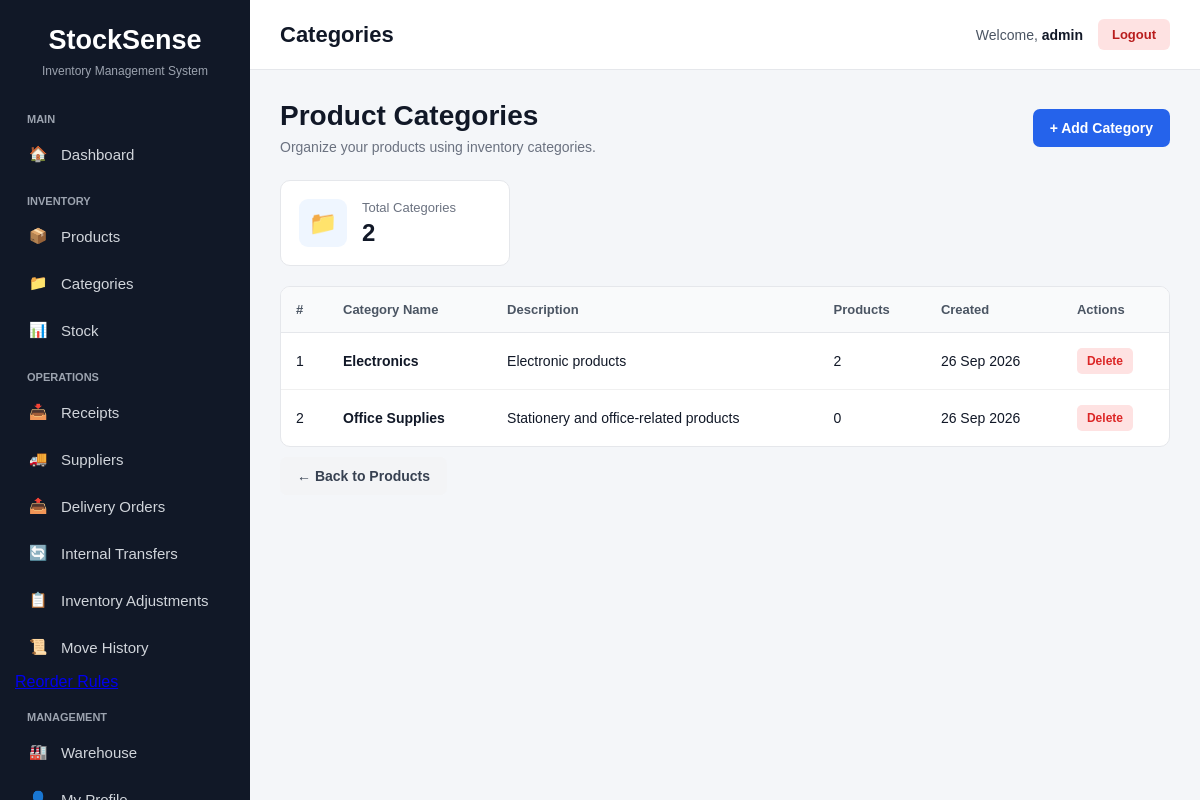
The app's page /inventory/categories/ (signed in), older data.
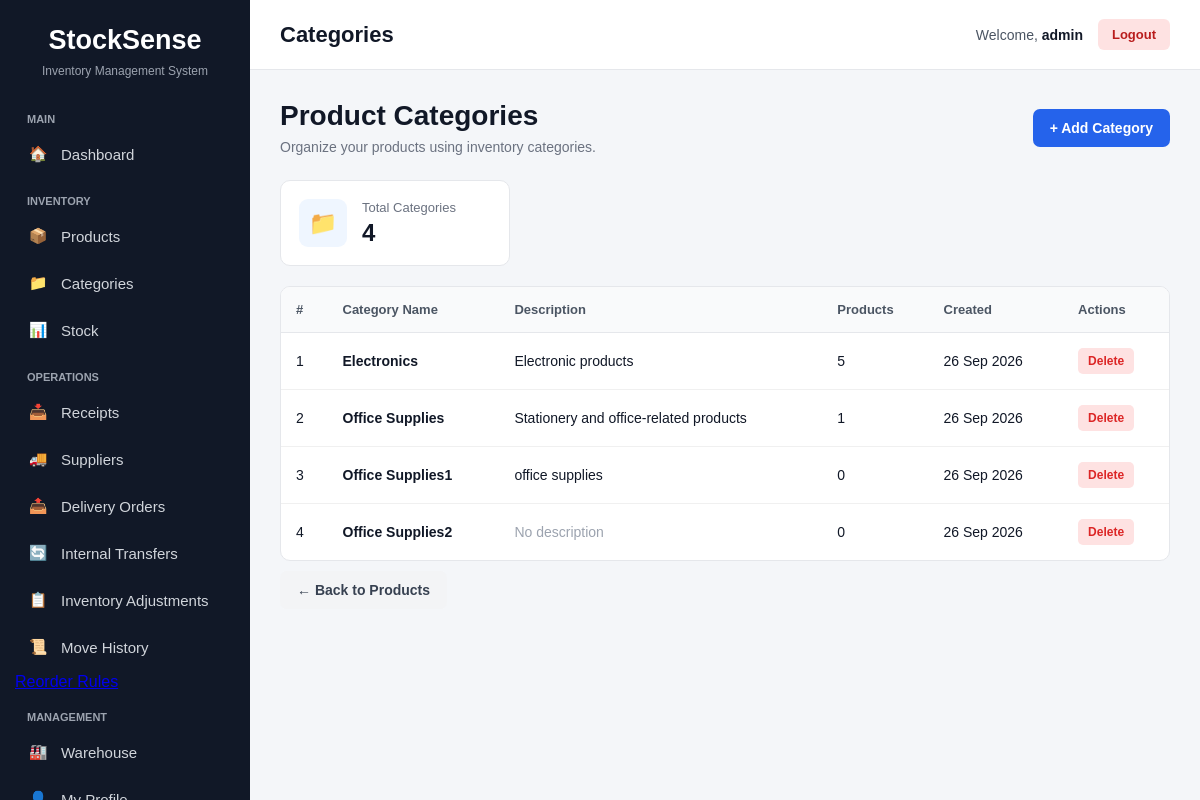
The same page, newer data.
### inventory/models.py (models this page shows, shortened)
class Category(models.Model):
    name = models.CharField(max_length=100, unique=True)
    description = models.TextField(blank=True)
    created_at = models.DateTimeField(auto_now_add=True)
    updated_at = models.DateTimeField(auto_now=True)

### inventory/views.py (the view)
@login_required
def category_list(request):
    categories = Category.objects.order_by('name')
    return render(
        request,
        'inventory/category_list.html',
        {
            'categories': categories,
        }
    )

### templates/inventory/category_list.html (shortened to what this page needs)
{% extends "base.html" %}
{% block page_title %}
Categories
{% endblock %}
{% block content %}
<div class="page-header">
    <div>
        <h1>Product Categories</h1>
        <p>
            Organize your products using inventory categories.
        </p>
    </div>
    <a href="{% url 'inventory:category_create' %}"
       class="primary-button">
        + Add Category
    </a>
</div>
<div class="summary-card">
    <div class="summary-icon">
        📁
    </div>
    <div>
        <div class="summary-label">
            Total Categories
        </div>
        <div class="summary-value">
            {{ categories|length }}
        </div>
    </div>
</div>
<div class="table-card">
    <table>
        <thead>
            <tr>
                <th>#</th>
                <th>Category Name</th>
                <th>Description</th>
                <th>Products</th>
                <th>Created</th>
                <th>Actions</th>
            </tr>
        </thead>
        <tbody>
            {% for category in categories %}
                <tr>
                    <td>
                        {{ forloop.counter }}
                    </td>
                    <td>
                        <strong>
                            {{ category.name }}
                        </strong>
                    </td>
                    <td>
                        {% if category.description %}
                            {{ category.description }}
                        {% else %}
                            <span class="muted">
                                No description
                            </span>
                        {% endif %}
                    </td>
                    <td>
                        {{ category.products.count }}
                    </td>
                    <td>
                        {{ category.created_at|date:"d M Y" }}
                    </td>
                    <td>
                        <a
                            href="{% url 'inventory:category_delete' category.pk %}"
                            class="delete-button"
                        >
                            Delete
                        </a>
                    </td>
                </tr>
            {% endfor %}
        </tbody>
    </table>
</div>
<div class="bottom-actions">
    <a
        href="{% url 'inventory:product_list' %}"
        class="secondary-button"
    >
        ← Back to Products
    </a>
</div>
{% endblock %}

Row changes from the older to the newer data that the page shows:
computed for Category "Electronics": products.count "2" → "5"
computed for Category "Office Supplies": products.count "0" → "1"
added Category: name "Office Supplies1", description "office supplies", products.count "0", created_at "26 Sep 2026"
added Category: name "Office Supplies2", description "No description", products.count "0", created_at "26 Sep 2026"
Text that changed along with them:
{{ categories|length }}: "2" → "4"
